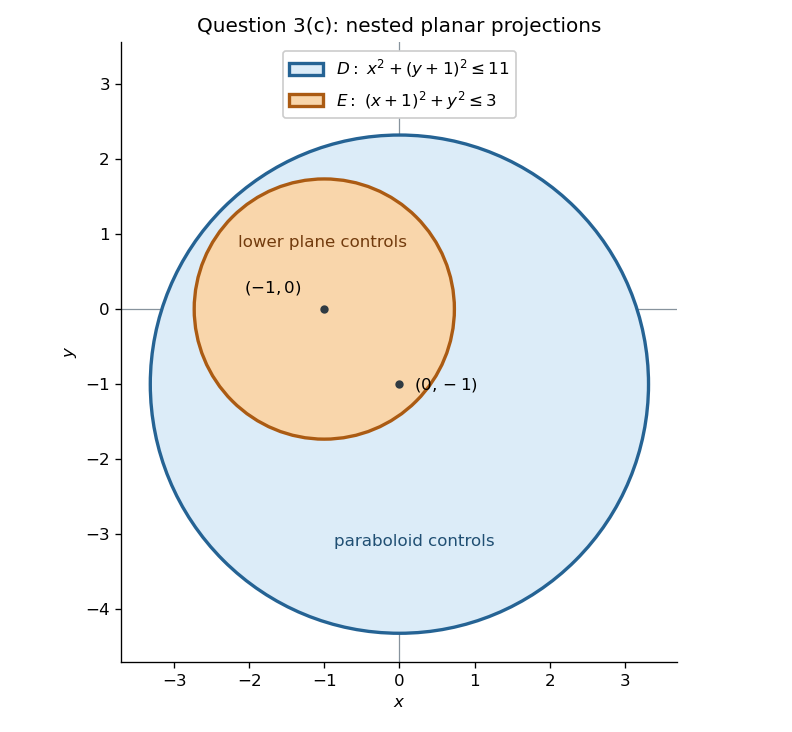

Recreate this plot in Python.
"""Draw Question 3(c)'s projections; output only to the current directory.

Tested with Python 3.14.4, NumPy 2.3.5 and Matplotlib 3.10.7.
Dependencies are declared in the repository's root pyproject.toml.
Run from the mirrored _media directory.
"""
from pathlib import Path

import matplotlib
matplotlib.use("Agg")
import matplotlib.pyplot as plt
from matplotlib.patches import Circle
import numpy as np


def main():
    fig, ax = plt.subplots(figsize=(6.6, 6.1), facecolor="white")
    ax.set_facecolor("white")
    outer = Circle((0, -1), np.sqrt(11), facecolor="#dcecf8", edgecolor="#256394", lw=2,
                   label=r"$D:\ x^2+(y+1)^2\leq 11$")
    inner = Circle((-1, 0), np.sqrt(3), facecolor="#f9d6ab", edgecolor="#ab5b13", lw=2,
                   label=r"$E:\ (x+1)^2+y^2\leq 3$")
    ax.add_patch(outer)
    ax.add_patch(inner)
    ax.axhline(0, color="#87939d", lw=.75, zorder=0)
    ax.axvline(0, color="#87939d", lw=.75, zorder=0)
    ax.plot([0, -1], [-1, 0], "o", color="#303b43", ms=4)
    ax.annotate(r"$(0,-1)$", (0, -1), xytext=(9, -3), textcoords="offset points", fontsize=10)
    ax.annotate(r"$(-1,0)$", (-1, 0), xytext=(-48, 10), textcoords="offset points", fontsize=10)
    ax.text(-1.02, .83, "lower plane controls", ha="center", color="#723b0d", fontsize=10)
    ax.text(.2, -3.15, "paraboloid controls", ha="center", color="#204f73", fontsize=10)
    ax.set(xlim=(-3.7, 3.7), ylim=(-4.7, 3.55), xlabel="$x$", ylabel="$y$",
           title="Question 3(c): nested planar projections")
    ax.set_aspect("equal")
    ax.spines[["top", "right"]].set_visible(False)
    ax.legend(loc="upper center", frameon=True, facecolor="white", framealpha=1, fontsize=10)
    fig.tight_layout()
    fig.savefig(Path.cwd() / "mathematics-v-resit-projections.png", dpi=120, facecolor="white", transparent=False)
    plt.close(fig)


if __name__ == "__main__":
    main()
